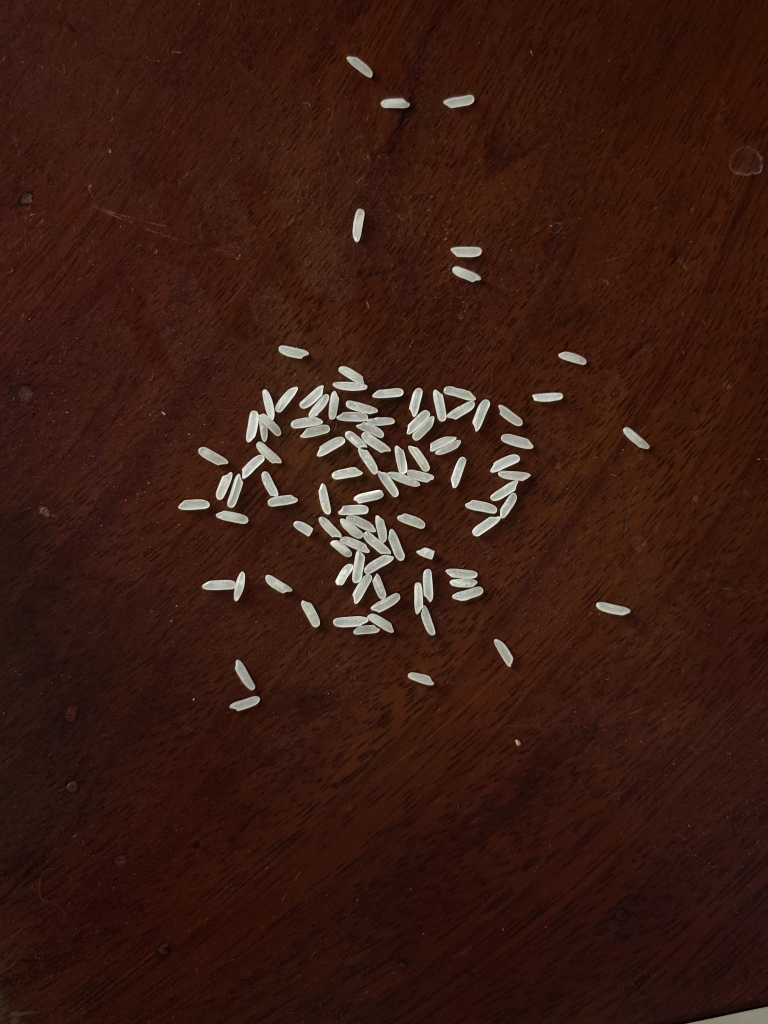
#> input picture Rice thay nhu 3 - auto label.v1i.yolov11/train/images/IMG_0485_HEIC_jpg.rf.9dcc2e9b12e478ea34b73daf00ded2b2.jpg, 1536 x 2048 px, found by its file name (shown at 1/2 size); its folder holds 5 pictures in this run
$ python test_step1_tophat.py
#> lines starting #> are read from the running program, lines starting #| are printed output that depends on the picture; after the words box and inside, x2 and y2 are one past the last pixel; in counts of white or black regions, pixels touching at a corner belong together
import cv2
import numpy as np
import os
import glob # thư viện gì đây ???

img_dir = r"F:\AAA\Image\Project\Rice thay nhu 3 - auto label.v1i.yolov11\train\images"

# Ok thì biến này làm gì đây nào ???
img_paths = glob.glob(os.path.join(img_dir, "*.jpg"))
if not img_paths:
    print("Không tìm thấy ảnh!")
    exit()

img_path = r"F:\AAA\Image\Project\Rice thay nhu 3 - auto label.v1i.yolov11\train\images\IMG_0485_HEIC_jpg.rf.9dcc2e9b12e478ea34b73daf00ded2b2.jpg"
print(f"Đang thử nghiệm trên ảnh: {os.path.basename(img_path)}")

# Đọc ảnh và chuyển sang ảnh xám (Grayscale)
src_bgr = cv2.imread(img_path)
#> src_bgr is the input picture: shape (2048, 1536, 3); mean B, G, R 18.9, 28, 58
gray = cv2.cvtColor(src_bgr, cv2.COLOR_BGR2GRAY) # tại sao phải bỏ biến vào như vậy bỏ thằng vào luôn không được hả
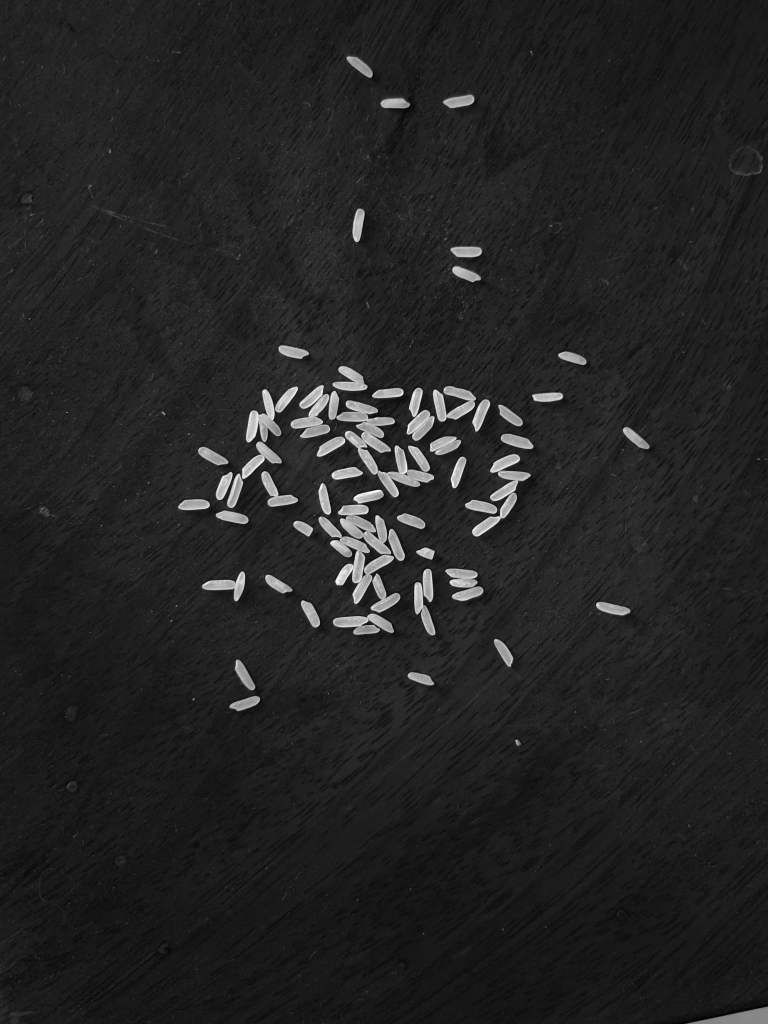
#> gray: shape (2048, 1536) (shown at 1/2 size); min 1, max 254, mean 35.9

# 3. Tạo Structuring Element (Kernel hình elip, kích thước lớn hơn bề ngang hạt gạo một chút)
# Giả sử bề ngang hạt gạo khoảng 15-25 pixel, ta chọn kernel khoảng 31x31
# Khúc này mình chưa hiểu là tại sao phải tạo mấy cái kernel ??? kernel là gì ?? Những kích thước đó là lấy từ đâu ra vậy ???
kernel = cv2.getStructuringElement(cv2.MORPH_ELLIPSE, (31,31))


# 4. Áp dụng White Top - Hat: cv2.morphologyEx với cờ cv2.MORPH_TOPHAT
tophat = cv2.morphologyEx(gray, cv2.MORPH_TOPHAT, kernel)
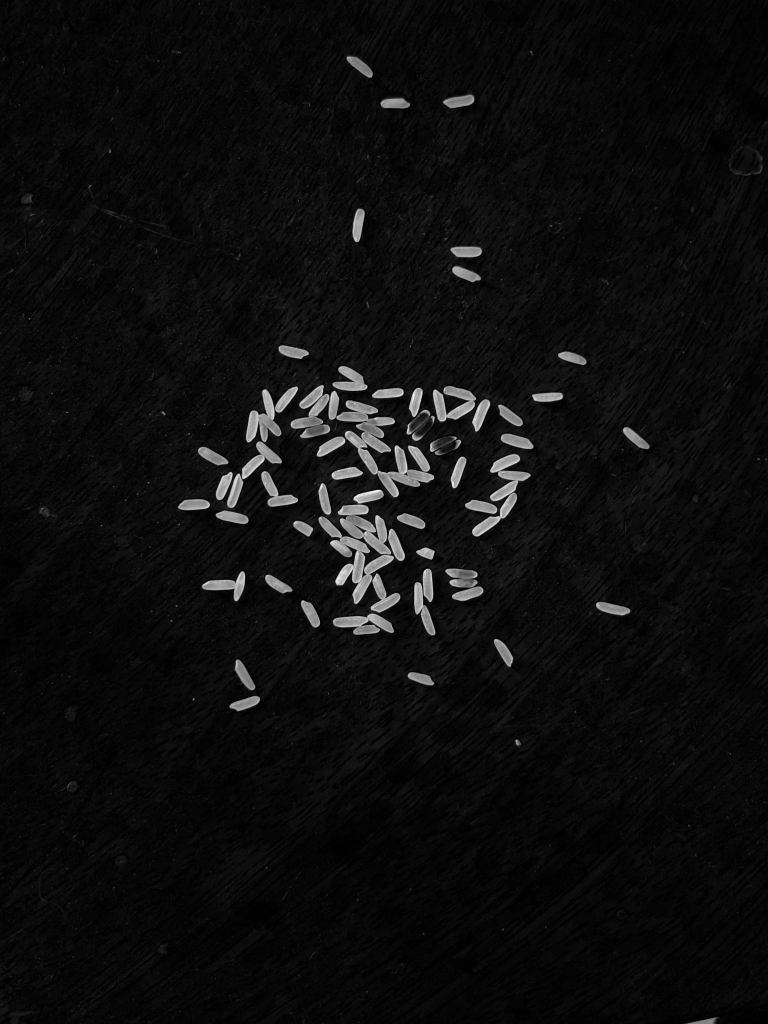
#> tophat: shape (2048, 1536) (shown at 1/2 size); min 0, max 247, mean 14.1

# 5. So sánh phân ngưỡng Otsu trực tiếp vs Otsu sau Top-hat
_, direct_otsu = cv2.threshold(gray, 0, 255, cv2.THRESH_BINARY + cv2.THRESH_OTSU)
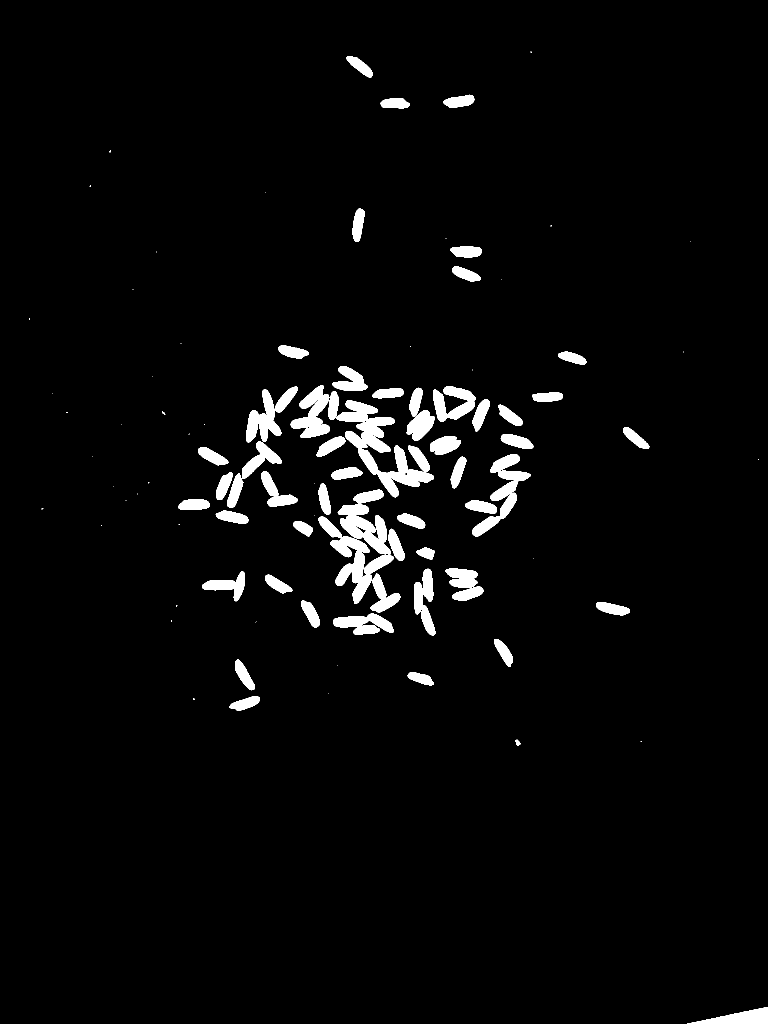
#> direct_otsu: shape (2048, 1536) (shown at 1/2 size); 3.4% white; 103 white regions (41 under 20 px), largest, box (x1, y1, x2, y2) and area: (673, 801, 868, 995) 10866, (637, 1033, 788, 1208) 7178, (944, 908, 1062, 1073) 5399
_, tophat_otsu = cv2.threshold(tophat, 0, 255, cv2.THRESH_BINARY + cv2.THRESH_OTSU)
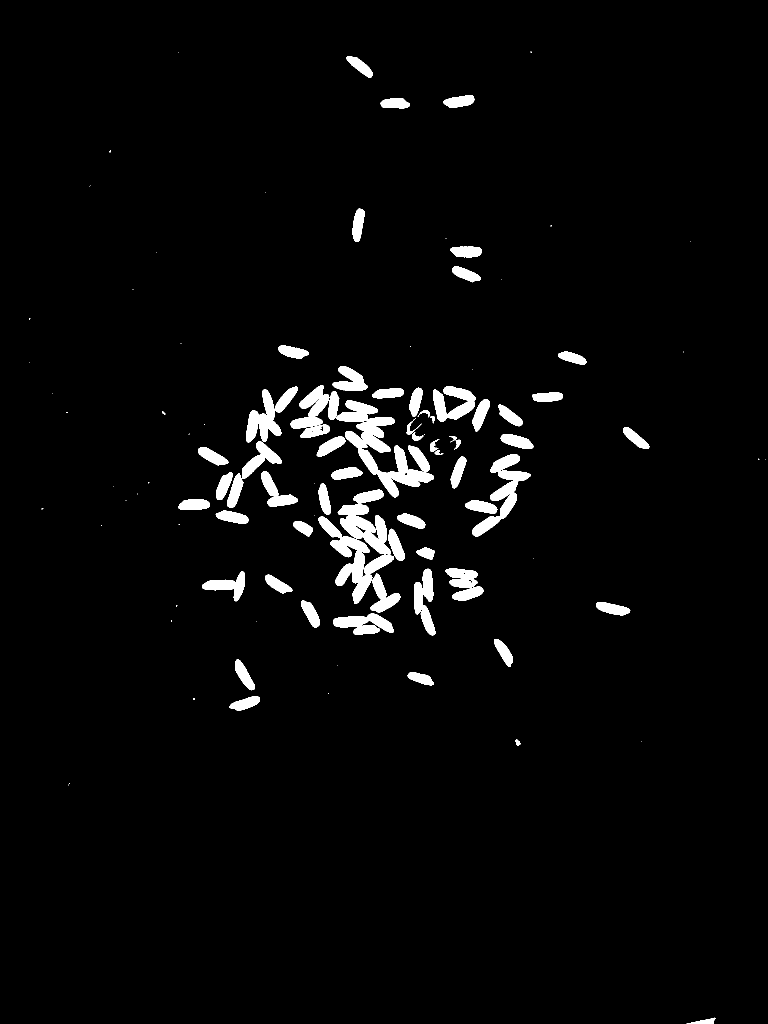
#> tophat_otsu: shape (2048, 1536) (shown at 1/2 size); 3.3% white; 114 white regions (45 under 20 px), largest, box (x1, y1, x2, y2) and area: (673, 801, 868, 995) 10850, (637, 1033, 788, 1208) 7216, (944, 908, 1062, 1073) 5435

# 6. Lưu ảnh kết quả ra thư mục để kiểm tra
out_dir = r"F:\AAA\Image\Project\step1_results"

os.makedirs(out_dir, exist_ok=True)
cv2.imwrite(os.path.join(out_dir, "1_original_gray.jpg"), gray)
cv2.imwrite(os.path.join(out_dir, "2_tophat_enhanced.jpg"), tophat)
cv2.imwrite(os.path.join(out_dir, "3_direct_otsu_failed.jpg"), direct_otsu)
cv2.imwrite(os.path.join(out_dir, "4_tophat_otsu_success.jpg"), tophat_otsu)

print(f"Hoàn thành! Bạn hãy vào xem kết quả tại thư mục: {out_dir}")
